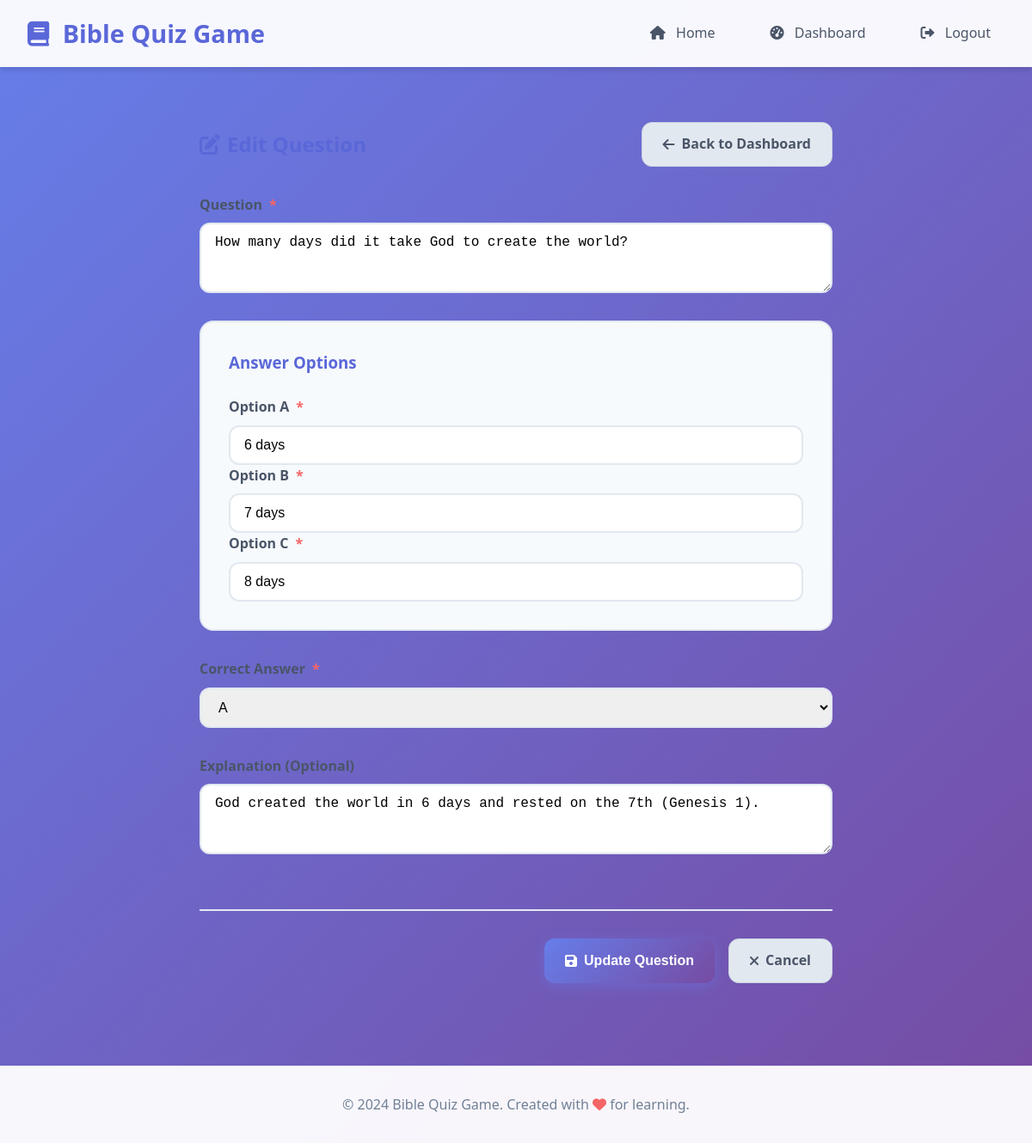
Page /admin/edit_question/2 (signed in) on the committed database.
### app.py (models this page shows)
class Question(db.Model):
    id = db.Column(db.Integer, primary_key=True)
    question = db.Column(db.Text, nullable=False)
    option_a = db.Column(db.String(255), nullable=False)
    option_b = db.Column(db.String(255), nullable=False)
    option_c = db.Column(db.String(255), nullable=False)
    correct_answer = db.Column(db.String(1), nullable=False)  # 'A', 'B', or 'C'
    explanation = db.Column(db.Text)

### app.py (the view, shortened to what this page needs)
@app.route('/admin/edit_question/<int:id>', methods=['GET', 'POST'])
def edit_question(id):
    if not session.get('admin_logged_in'):
        return redirect(url_for('admin_login'))
    question = Question.query.get_or_404(id)
    return render_template('admin/edit_question.html', question=question)

### templates/admin/edit_question.html (shortened to what this page needs)
{% extends "base.html" %}
{% block content %}
<div class="container">
    <div class="admin-card">
        <div class="admin-header">
            <h2><i class="fas fa-edit"></i> Edit Question</h2>
            <a href="{{ url_for('admin_dashboard') }}" class="btn btn-secondary">
                <i class="fas fa-arrow-left"></i> Back to Dashboard
            </a>
        </div>
        <form method="POST" class="question-form">
            <div class="form-group">
                <label for="question">Question <span class="required">*</span></label>
                <textarea id="question" name="question" rows="3" required>{{ question.question }}</textarea>
            </div>
            <div class="options-group">
                <h3>Answer Options</h3>
                <div class="form-group">
                    <label for="option_a">Option A <span class="required">*</span></label>
                    <input type="text" id="option_a" name="option_a" value="{{ question.option_a }}" required>
                </div>
                <div class="form-group">
                    <label for="option_b">Option B <span class="required">*</span></label>
                    <input type="text" id="option_b" name="option_b" value="{{ question.option_b }}" required>
                </div>
                <div class="form-group">
                    <label for="option_c">Option C <span class="required">*</span></label>
                    <input type="text" id="option_c" name="option_c" value="{{ question.option_c }}" required>
                </div>
            </div>
            <div class="form-group">
                <label for="correct_answer">Correct Answer <span class="required">*</span></label>
                <select id="correct_answer" name="correct_answer" required>
                    <option value="A" {% if question.correct_answer=='A' %}selected{% endif %}>A</option>
                </select>
            </div>
            <div class="form-group">
                <label for="explanation">Explanation (Optional)</label>
                <textarea id="explanation" name="explanation" rows="3"
                    placeholder="Provide additional explanation for the answer...">{{ question.explanation or '' }}</textarea>
            </div>
            <div class="form-actions">
                <button type="submit" class="btn btn-primary">
                    <i class="fas fa-save"></i> Update Question
                </button>
                <a href="{{ url_for('admin_dashboard') }}" class="btn btn-secondary">
                    <i class="fas fa-times"></i> Cancel
                </a>
            </div>
        </form>
    </div>
</div>
{% endblock %}

### static/css/style.css (style rules this page uses)
* { margin: 0; padding: 0; box-sizing: border-box; }
body { font-family: 'Segoe UI', Tahoma, Geneva, Verdana, sans-serif; line-height: 1.6; color: #333; background: linear-gradient(135deg, #667eea 0%, #764ba2 100%); min-height: 100vh; display: flex; flex-direction: column; }
.container { max-width: 1200px; margin: 0 auto; padding: 0 2rem; }
.btn { display: inline-flex; align-items: center; gap: 0.5rem; padding: 0.75rem 1.5rem; border: none; border-radius: 12px; font-size: 1rem; font-weight: 600; text-decoration: none; cursor: pointer; transition: all 0.3s ease; text-align: center; }
.btn-primary { background: linear-gradient(135deg, #667eea 0%, #764ba2 100%); color: white; box-shadow: 0 4px 15px rgba(102, 126, 234, 0.4); }
.btn-secondary { background: #e2e8f0; color: #4a5568; border: 1px solid #cbd5e0; }
.setup-card, .question-card, .result-card, .results-card, .login-card, .admin-card { @extend .card; max-width: 800px; margin: 0 auto 2rem; padding: 2rem; }
.form-group { display: flex; flex-direction: column; gap: 0.5rem; }
.form-group label { font-weight: 600; color: #4a5568; display: flex; align-items: center; gap: 0.5rem; }
.form-group input, .form-group select, .form-group textarea { padding: 0.75rem 1rem; border: 2px solid #e2e8f0; border-radius: 12px; font-size: 1rem; transition: all 0.3s ease; }
.admin-header { display: flex; justify-content: space-between; align-items: center; margin-bottom: 2rem; flex-wrap: wrap; gap: 1rem; }
.admin-header h1, .admin-header h2 { color: #5a67d8; display: flex; align-items: center; gap: 0.5rem; }
.question-form { display: flex; flex-direction: column; gap: 2rem; }
.options-group { background: #f7fafc; border-radius: 16px; padding: 2rem; border: 2px solid #e2e8f0; }
.options-group h3 { color: #5a67d8; margin-bottom: 1.5rem; display: flex; align-items: center; gap: 0.5rem; }
.required { color: #f56565; }
.form-actions { display: flex; gap: 1rem; justify-content: flex-end; flex-wrap: wrap; margin-top: 2rem; padding-top: 2rem; border-top: 2px solid #e2e8f0; }

### rows in the picture
Question: question "How many days did it take God to create the world?", option_a "6 days", option_b "7 days", option_c "8 days", correct_answer "A", explanation "God created the world in 6 days and rested on the 7th (Genesis 1)."
